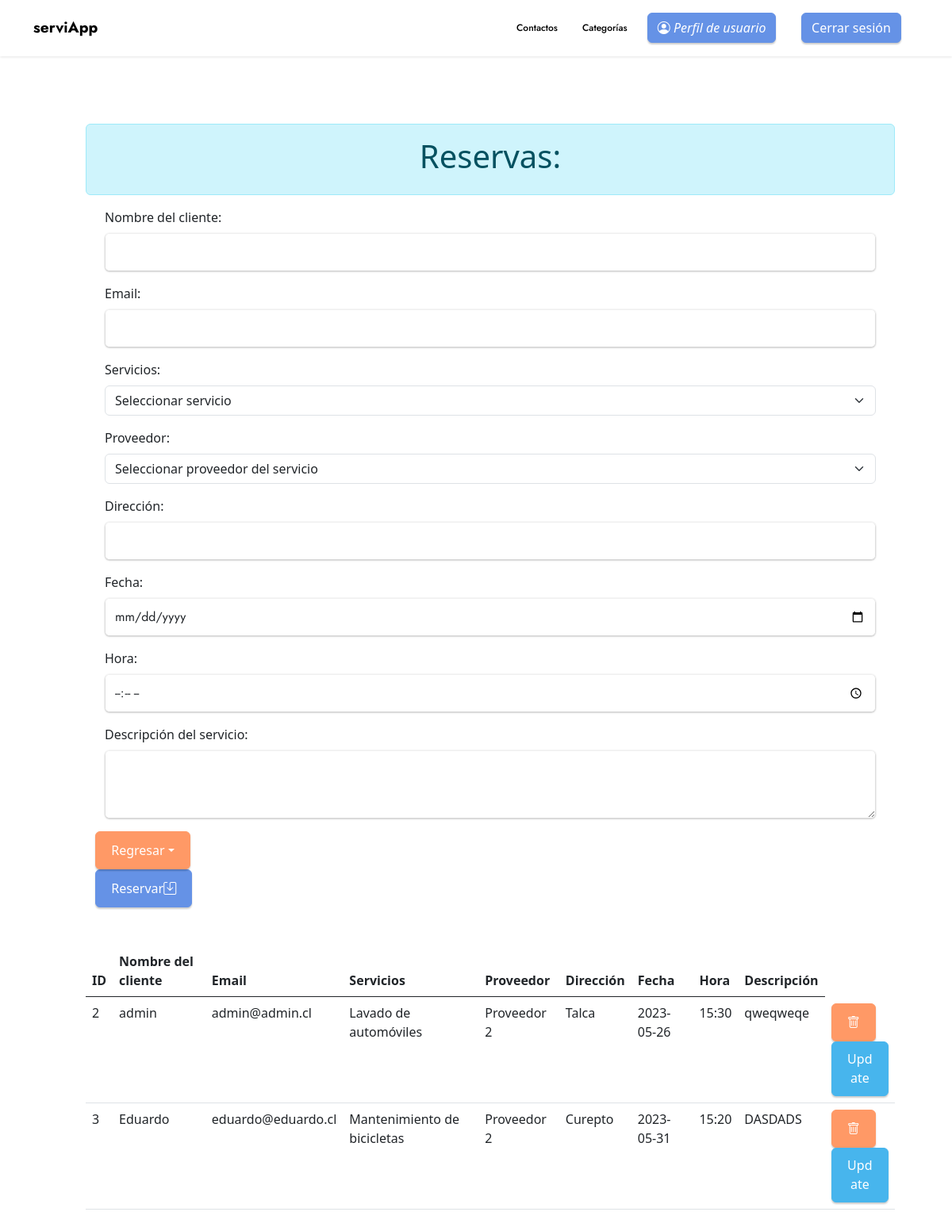
Screenshot of /reserva.php (signed in) with the database file from the repository.
### tables this page shows
CREATE TABLE `servicios` (
  `id` int(11) NOT NULL,
  `name` varchar(100) NOT NULL,
  `email` varchar(100) NOT NULL,
  `tipo_servicio` varchar(100) NOT NULL,
  `proveedor` varchar(100) NOT NULL,
  `direccion` varchar(100) NOT NULL,
  `fecha` date NOT NULL,
  `hora` varchar(100) NOT NULL,
  `descripcion_servicio` varchar(100) NOT NULL,
  `id_user` int(11) DEFAULT NULL,
  `id_categoria` int(11) DEFAULT NULL
);

### reserva.php (the view, shortened to what this page needs)
<?php
$conn = mysqli_connect($host, $username, $password, $dbname);
$query = "SELECT * FROM servicios where id_user =" . $_SESSION['id_user'];
$result = mysqli_query($conn, $query);
?>
<!doctype html>
<html lang="es">
<head>
    <link rel="stylesheet" href="assets/web/assets/mobirise-icons2/mobirise2.css">
    <link rel="stylesheet" href="https://cdn.jsdelivr.net/npm/bootstrap-icons@1.10.5/font/bootstrap-icons.css">
    <link rel="stylesheet" href="assets/bootstrap/css/bootstrap.min.css">
    <link rel="stylesheet" href="assets/bootstrap/css/bootstrap-grid.min.css">
    <link rel="stylesheet" href="assets/bootstrap/css/bootstrap-reboot.min.css">
    <link rel="stylesheet" href="assets/parallax/jarallax.css">
    <link rel="stylesheet" href="assets/dropdown/css/style.css">
    <link rel="stylesheet" href="assets/socicon/css/styles.css">
    <link rel="stylesheet" href="assets/theme/css/style.css">
    <link rel="stylesheet" href="assets(1)/mobirise/css/mbr-additional.css" type="text/css">
    <link href="https://cdn.jsdelivr.net/npm/bootstrap@5.3.0-alpha2/dist/css/bootstrap.min.css" rel="stylesheet">
    <link href="https://getbootstrap.com/docs/5.3/assets/css/docs.css" rel="stylesheet">
    <link rel="stylesheet" href="https://cdn.jsdelivr.net/npm/bootstrap-icons@1.10.5/font/bootstrap-icons.css">
</head>
<body class="p-5 m-5 border-0 bd-example container">
    <?php
    include_once("menu.php");
    ?>
    <div class="container">
        <div class="alert alert-info" role="alert">
            <h1 class="text-center">Reservas:</h1>
        </div>
        <form method="POST" class="container">
            <div class="mb-3 container">
                <label class="form-label">Nombre del cliente:</label>
                <input name="name" type="text" class="form-control" value="" required>
            </div>
            <div class="mb-3 container">
                <label class="form-label">Email:</label>
                <input name="email" type="email" class="form-control" value="" required>
            </div>
            <div class="mb-3 container">
                <label class="form-label">Servicios:</label>
                <select name="tipo_servicio" class="form-select" required>
                    <option value="">Seleccionar servicio</option>
                </select>
            </div>
            <div class="mb-3 container">
                <label class="form-label">Proveedor:</label>
                <select name="proveedor" class="form-select" required>
                    <option value="">Seleccionar proveedor del servicio</option>
                </select>
            </div>
            <div class="mb-3 container">
                <label class="form-label">Dirección:</label>
                <input name="direccion" type="text" class="form-control" required>
            </div>
            <div class="mb-3 container">
                <label class="form-label">Fecha:</label>
                <input name="fecha" type="date" class="form-control" required>
            </div>
            <div class="mb-3 container">
                <label class="form-label">Hora:</label>
                <input name="hora" type="time" class="form-control" required>
            </div>
            <div class="mb-3 container">
                <label class="form-label">Descripción del servicio:</label>
                <textarea name="descripcion_servicio" class="form-control" rows="3"></textarea>
            </div>
            <div class="btn-group">
                <button type="button" class="btn btn-danger dropdown-toggle" data-bs-toggle="dropdown" aria-expanded="false">
                    Regresar
                </button>
            </div>
            <button type="submit" name="create" class="btn btn-primary">Reservar <i class="bi bi-save"></i></button>
        </form>
    </div>
    <div class="container mt-5">
        <table class="table">
            <thead>
                <tr>
                    <th scope="col">ID</th>
                    <th scope="col">Nombre del cliente</th>
                    <th scope="col">Email</th>
                    <th scope="col">Servicios</th>
                    <th scope="col">Proveedor</th>
                    <th scope="col">Dirección</th>
                    <th scope="col">Fecha</th>
                    <th scope="col">Hora</th>
                    <th scope="col">Descripción</th>
                </tr>
            </thead>
            <tbody>
                <?php
                if (mysqli_num_rows($result) > 0) {
                    while ($servicios = mysqli_fetch_assoc($result)) {
                ?>
                        <tr>
                            <td><?= $servicios['id'] ?></td>
                            <td><?= $servicios['name'] ?></td>
                            <td><?= $servicios['email'] ?></td>
                            <td><?= $servicios['tipo_servicio'] ?></td>
                            <td><?= $servicios['proveedor'] ?></td>
                            <td><?= $servicios['direccion'] ?></td>
                            <td><?= $servicios['fecha'] ?></td>
                            <td><?= $servicios['hora'] ?></td>
                            <td><?= $servicios['descripcion_servicio'] ?></td>
                            <td>
                                <form method="post" style="display: inline-block;">
                                    <button class="btn btn-danger" type="submit" name="delete"><i class="bi bi-trash"></i></button>
                                    <form method="post" style="display: inline-block;">
                                        <input class="btn btn-info" type="submit" name="update" value="Update">
                                    </form>
                            </td>
                        </tr>
                <?php }
                } ?>
            </tbody>
        </table>
    </div>
</body>
</html>

### assets/theme/css/style.css (style rules this page uses)
body { font-style: normal; line-height: 1.5; font-weight: 400; color: #232323; position: relative; }
button { background-color: transparent; border-color: transparent; }
section, .container, .container-fluid { position: relative; word-wrap: break-word; }
h1, h2, h3, h4, h5, h6, .display-1, .display-2, .display-4, .display-5, .display-7, span, p, a { line-height: 1; word-break: break-word; word-wrap: break-word; font-weight: 400; }
.btn { font-weight: 600; border-width: 1px; font-style: normal; margin: 0.6rem 0.6rem; white-space: normal; transition: all 0.2s ease-in-out; display: inline-flex; align-items: center; justify-content: center; word-break: break-word; }
[type=submit] { -webkit-appearance: none; }
html, body { height: auto; min-height: 100vh; }
.alert { color: #ffffff; border-radius: 0; border: 0; font-size: 1.1rem; line-height: 1.5; margin-bottom: 1.875rem; padding: 1.25rem; position: relative; text-align: center; }
.form-control { background-color: #ffffff; background-clip: border-box; color: #232323; line-height: 1rem !important; height: auto; padding: 0.6rem 1.2rem; transition: border-color 0.25s ease 0s; border: 1px solid transparent !important; border-radius: 4px; box-shadow: rgba(0, 0, 0, 0.07) 0px 1px 1px 0px, rgba(0, 0, 0, 0.07) 0px 1px 3px 0px, rgba(0, 0, 0, 0.03) 0px 0px 0px 1px; }
form .btn { display: flex; padding: 0.6rem 1.2rem; margin: 0; }
textarea.form-control { line-height: 1.5rem !important; }
.form-control, form .btn { min-height: 48px; }
@media (min-width: 992px) { .container { padding-left: 16px; padding-right: 16px; } }

### assets/mobirise/css/mbr-additional.css (style rules this page uses)
body { font-family: Jost; }
.btn { padding: 0.6rem 1.2rem; border-radius: 4px; }
.btn-primary, .btn-primary:active { background-color: #6592e6 !important; border-color: #6592e6 !important; color: #ffffff !important; box-shadow: 0 2px 2px 0 rgba(0, 0, 0, 0.2); }
.btn-info, .btn-info:active { background-color: #47b5ed !important; border-color: #47b5ed !important; color: #ffffff !important; box-shadow: 0 2px 2px 0 rgba(0, 0, 0, 0.2); }
.btn-danger, .btn-danger:active { background-color: #ff9966 !important; border-color: #ff9966 !important; color: #ffffff !important; box-shadow: 0 2px 2px 0 rgba(0, 0, 0, 0.2); }
.alert-info { background-color: #47b5ed; }
.form-control { font-family: 'Jost', sans-serif; font-size: 1.1rem; line-height: 1.5; font-weight: 400; }
body { overflow-x: hidden; }

### assets(1)/mobirise/css/mbr-additional.css (style rules this page uses)
body { font-family: Jost; }
.btn { padding: 0.6rem 1.2rem; border-radius: 4px; }
.btn-primary, .btn-primary:active { background-color: #6592e6 !important; border-color: #6592e6 !important; color: #ffffff !important; box-shadow: 0 2px 2px 0 rgba(0, 0, 0, 0.2); }
.btn-info, .btn-info:active { background-color: #47b5ed !important; border-color: #47b5ed !important; color: #ffffff !important; box-shadow: 0 2px 2px 0 rgba(0, 0, 0, 0.2); }
.btn-danger, .btn-danger:active { background-color: #ff9966 !important; border-color: #ff9966 !important; color: #ffffff !important; box-shadow: 0 2px 2px 0 rgba(0, 0, 0, 0.2); }
.alert-info { background-color: #47b5ed; }
.form-control { font-family: 'Jost', sans-serif; font-size: 1.1rem; line-height: 1.5; font-weight: 400; }
body { overflow-x: hidden; }

### rows the page displays
servicios: id "2", name "admin", email "admin@admin.cl", tipo_servicio "Lavado de automóviles", proveedor "Proveedor 2", direccion "Talca", fecha "2023-05-26", hora "15:30", descripcion_servicio "qweqweqe"
servicios: id "3", name "Eduardo", email "eduardo@eduardo.cl", tipo_servicio "Mantenimiento de bicicletas", proveedor "Proveedor 2", direccion "Curepto", fecha "2023-05-31", hora "15:20", descripcion_servicio "DASDADS"
